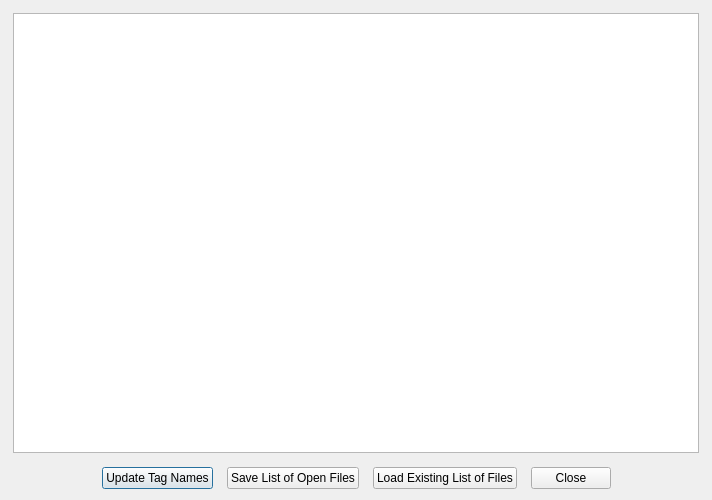
<?xml version="1.0" encoding="UTF-8"?>
<ui version="4.0">
 <class>Dialog_SavedFiles</class>
 <widget class="QDialog" name="Dialog_SavedFiles">
  <property name="modal">
   <bool>false</bool>
  </property>
  <property name="windowTitle">
   <string>Load/Save List of Open Files</string>
  </property>
  <property name="windowModality">
   <enum>Qt::NonModal</enum>
  </property>
  <property name="minimumSize">
   <size>
    <width>400</width>
    <height>500</height>
   </size>
  </property>
  <property name="geometry">
   <rect>
    <x>0</x>
    <y>0</y>
    <width>712</width>
    <height>500</height>
   </rect>
  </property>
  <layout class="QGridLayout" name="gridLayout">
   <property name="leftMargin">
    <number>13</number>
   </property>
   <property name="topMargin">
    <number>13</number>
   </property>
   <property name="rightMargin">
    <number>13</number>
   </property>
   <item row="2" column="1" colspan="2">
    <layout class="QHBoxLayout" name="horizontalLayout_101">
     <item>
      <spacer name="horizontalSpacer_100">
       <property name="sizeHint" stdset="0">
        <size>
         <width>10</width>
         <height>20</height>
        </size>
       </property>
       <property name="orientation">
        <enum>Qt::Horizontal</enum>
       </property>
      </spacer>
     </item>
     <item>
      <widget class="QPushButton" name="saveTags_PB">
       <property name="text">
        <string>Update Tag Names</string>
       </property>
      </widget>
     </item>
     <item>
      <spacer name="horizontalSpacer_2">
       <property name="sizeType">
        <enum>QSizePolicy::Fixed</enum>
       </property>
       <property name="sizeHint" stdset="0">
        <size>
         <width>8</width>
         <height>20</height>
        </size>
       </property>
       <property name="orientation">
        <enum>Qt::Horizontal</enum>
       </property>
      </spacer>
     </item>
     <item>
      <widget class="QPushButton" name="saveTabs_PB">
       <property name="text">
        <string>Save List of Open Files</string>
       </property>
      </widget>
     </item>
     <item>
      <spacer name="horizontalSpacer">
       <property name="sizeType">
        <enum>QSizePolicy::Fixed</enum>
       </property>
       <property name="sizeHint" stdset="0">
        <size>
         <width>8</width>
         <height>20</height>
        </size>
       </property>
       <property name="orientation">
        <enum>Qt::Horizontal</enum>
       </property>
      </spacer>
     </item>
     <item>
      <widget class="QPushButton" name="loadTabs_PB">
       <property name="text">
        <string>Load Existing List of Files</string>
       </property>
      </widget>
     </item>
     <item>
      <spacer name="horizontalSpacer_101">
       <property name="sizeType">
        <enum>QSizePolicy::Fixed</enum>
       </property>
       <property name="sizeHint" stdset="0">
        <size>
         <width>8</width>
         <height>20</height>
        </size>
       </property>
       <property name="orientation">
        <enum>Qt::Horizontal</enum>
       </property>
      </spacer>
     </item>
     <item>
      <widget class="QPushButton" name="close_PB">
       <property name="text">
        <string>Close</string>
       </property>
      </widget>
     </item>
     <item>
      <spacer name="horizontalSpacer_103">
       <property name="sizeHint" stdset="0">
        <size>
         <width>10</width>
         <height>20</height>
        </size>
       </property>
       <property name="orientation">
        <enum>Qt::Horizontal</enum>
       </property>
      </spacer>
     </item>
    </layout>
   </item>
   <item row="0" column="1" colspan="2">
    <widget class="QTableView" name="tableView"/>
   </item>
   <item row="1" column="1">
    <spacer name="verticalSpacer">
     <property name="sizeType">
      <enum>QSizePolicy::Fixed</enum>
     </property>
     <property name="sizeHint" stdset="0">
      <size>
       <width>20</width>
       <height>8</height>
      </size>
     </property>
     <property name="orientation">
      <enum>Qt::Vertical</enum>
     </property>
    </spacer>
   </item>
  </layout>
 </widget>
 <resources/>
 <connections/>
</ui>
